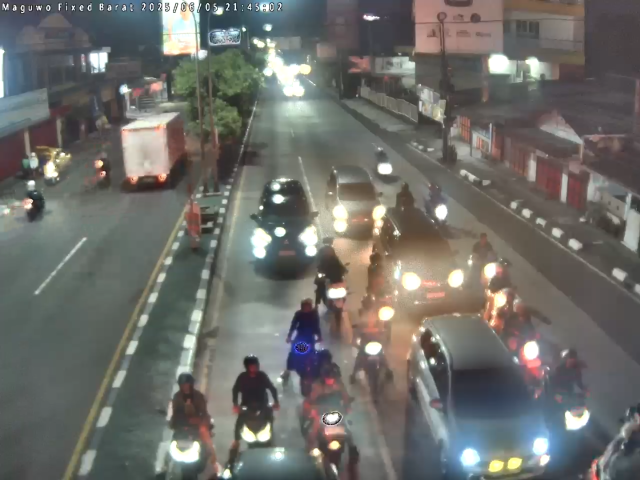
#> input picture annotate0.png, 1280 x 960 px (shown at 1/2 size)
$ python 0_BEV.py
#> lines starting #> are read from the running program, lines starting #| are printed output that depends on the picture; after the words box and inside, x2 and y2 are one past the last pixel; in counts of white or black regions, pixels touching at a corner belong together
import cv2
import numpy as np

NAMA_FILE_GAMBAR = 'annotate0.png'

src_pts = np.float32([
    [510, 209],
    [680, 202],
    [1209, 551],
    [412, 583]
])

real_world_length_m = 50.0
real_world_width_m = 10.0

PPM = 20.0

bev_width_px = int(real_world_width_m * PPM)
bev_height_px = int(real_world_length_m * PPM)

dst_pts = np.float32([
    [0, 0],
    [bev_width_px, 0],
    [bev_width_px, bev_height_px],
    [0, bev_height_px]
])

image = cv2.imread(NAMA_FILE_GAMBAR)
#> image is the input picture: shape (960, 1280, 3); mean B, G, R 105.6, 109.9, 110

if image is None:
    print(f"Error: Gambar tidak ditemukan di '{NAMA_FILE_GAMBAR}'")
    print("Pastikan nama file sudah benar dan file berada di folder yang sama.")
else:
    cv2.polylines(image, [np.int32(src_pts)], isClosed=True, color=(0, 255, 0), thickness=3)
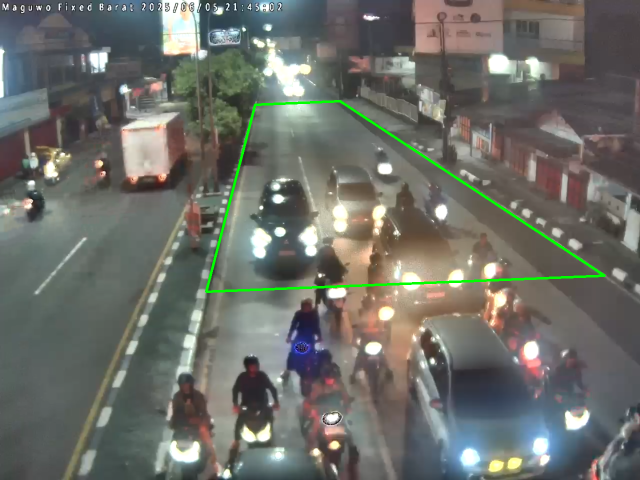
#> image: shape (960, 1280, 3) (shown at 1/2 size); 0.82% of pixels changed, all inside (x1, y1, x2, y2) = (410, 200, 1212, 586)

    M = cv2.getPerspectiveTransform(src_pts, dst_pts)

    bev_image = cv2.warpPerspective(image, M, (bev_width_px, bev_height_px))
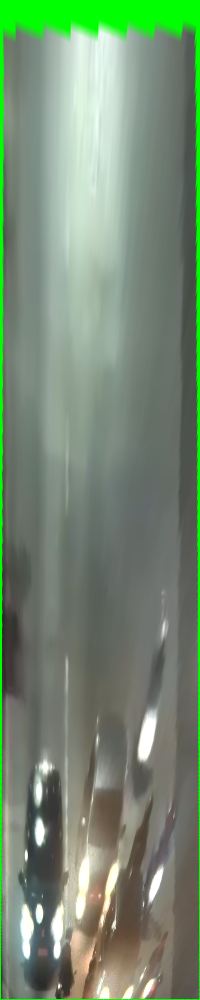
#> bev_image: shape (1000, 200, 3); mean B, G, R 114.9, 138.7, 117.5

    cv2.imshow("Gambar Asli CCTV dengan ROI", image)
    cv2.imshow(f"Hasil Bird's-Eye View ({bev_width_px}x{bev_height_px}px)", bev_image)

    cv2.imwrite("bev_image.png", bev_image)
    cv2.imwrite("image_ROI.png", image)

    print("="*50)
    print("Proses Kalibrasi Selesai!")
    print(f"Ukuran Gambar BEV: {bev_width_px} x {bev_height_px} piksel")
    print(f"Skala (PPM): {PPM} piksel per meter")
    print("\nTekan tombol apa saja untuk keluar.")
    print("="*50)

    cv2.waitKey(0)
    cv2.destroyAllWindows()
